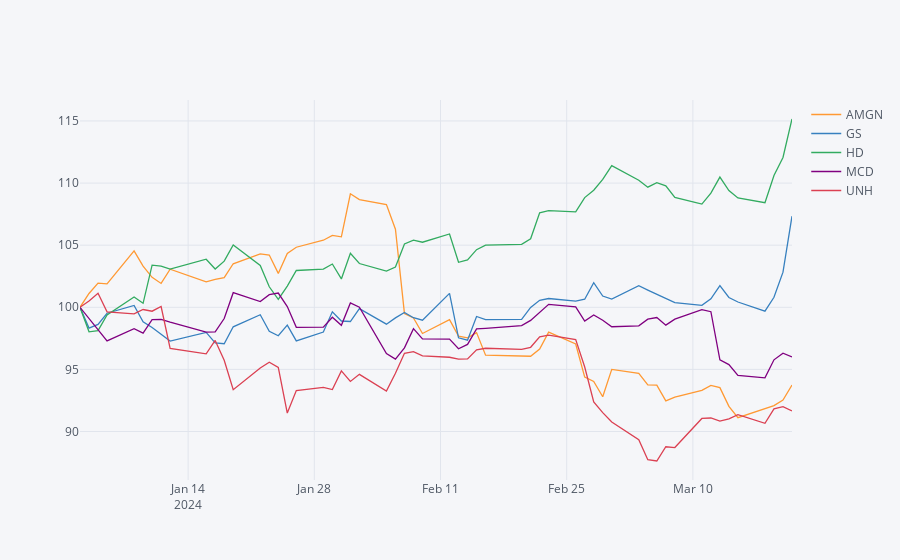

Here is the notebook cell this chart was saved with:
### Code cell
# Normalized Plot
df4.normalize().iplot()
